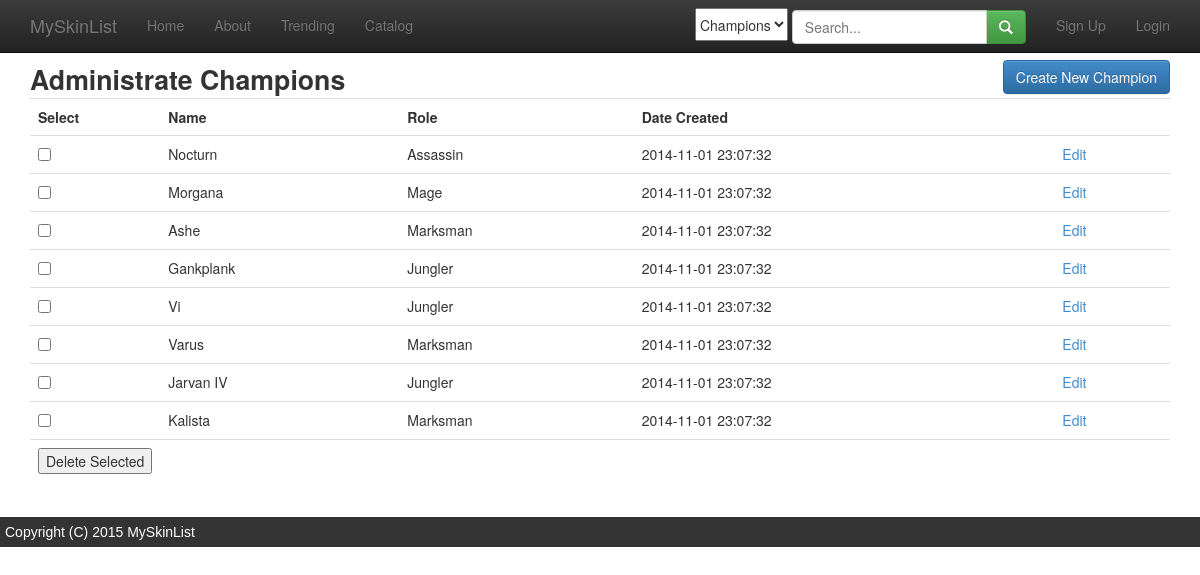
The app's page /admin_champion_list.php with its own data.
### tables this page shows
create table champions (
	id           int(11)      NOT NULL AUTO_INCREMENT,
	name         varchar(255) NOT NULL,
	title        varchar(255) NOT NULL,
	role_id      int(11)      NOT NULL,
	icon_img_url varchar(255) NULL,
	date_created datetime     NOT NULL,
	last_updated datetime     NOT NULL,
	PRIMARY KEY (id),
	FOREIGN KEY (role_id) REFERENCES champion_roles (id)
);

create table champion_roles (
	id           int(11)      NOT NULL AUTO_INCREMENT,
	name         varchar(255) NOT NULL,
	date_created datetime     NOT NULL,
	last_updated datetime     NOT NULL,
	PRIMARY KEY (id)
);

### admin_champion_list.php (the view, shortened to what this page needs)
<?php include '_header.php'; ?>
<?php include '_connect.php'; ?>
<?php
$sql = <<<SQL
   SELECT c.id as id, c.name as name, cr.name as role_name, c.date_created as date_created
   FROM champions c
   JOIN champion_roles cr ON c.role_id = cr.id
SQL;
$result = mysqli_query($db_connection, $sql);
?>
    <div class="row">
        <div class="col-md-8" style="font-weight: bold; font-size:20pt">Administrate Champions</div>
        <div class="col-md-4"><a class="btn btn-primary pull-right" href="admin_champion_form.php">Create New
                Champion</a></div>
    </div>
    <form action="admin_champion_delete.php" method="POST">
        <table class="table">
            <tr>
                <th>Select</th>
                <th>Name</th>
                <th>Role</th>
                <th>Date Created</th>
                <th>&nbsp;</th>
            </tr>
            <?php
            while ($row = mysqli_fetch_array($result)) {
                echo "<tr>";
                echo "<td width='100'><input type='checkbox' name='id[]' value='{$row['id']}'/></td>";
                echo "<td>{$row['name']}</td><td>{$row['role_name']}</td>";
                echo "<td>{$row['date_created']}</td>";
                echo "<td><a href='admin_champion_form.php?id={$row['id']}'>Edit</a></td>";
                echo "</tr>";
            }
            ?>
            <tr>
                <td><input type="submit" value="Delete Selected"/></td>
                <td>&nbsp;</td>
                <td>&nbsp;</td>
                <td>&nbsp;</td>
                <td>&nbsp;</td>
            </tr>
        </table>
    </form>
<?php include '_footer.php'; ?>

### records on screen
champions: name "Nocturn", role.name "Assassin", date_created "2014-11-01 23:07:32"
champions: name "Morgana", role.name "Mage", date_created "2014-11-01 23:07:32"
champions: name "Ashe", role.name "Marksman", date_created "2014-11-01 23:07:32"
champions: name "Gankplank", role.name "Jungler", date_created "2014-11-01 23:07:32"
champions: name "Vi", role.name "Jungler", date_created "2014-11-01 23:07:32"
champions: name "Varus", role.name "Marksman", date_created "2014-11-01 23:07:32"
champions: name "Jarvan IV", role.name "Jungler", date_created "2014-11-01 23:07:32"
champions: name "Kalista", role.name "Marksman", date_created "2014-11-01 23:07:32"
